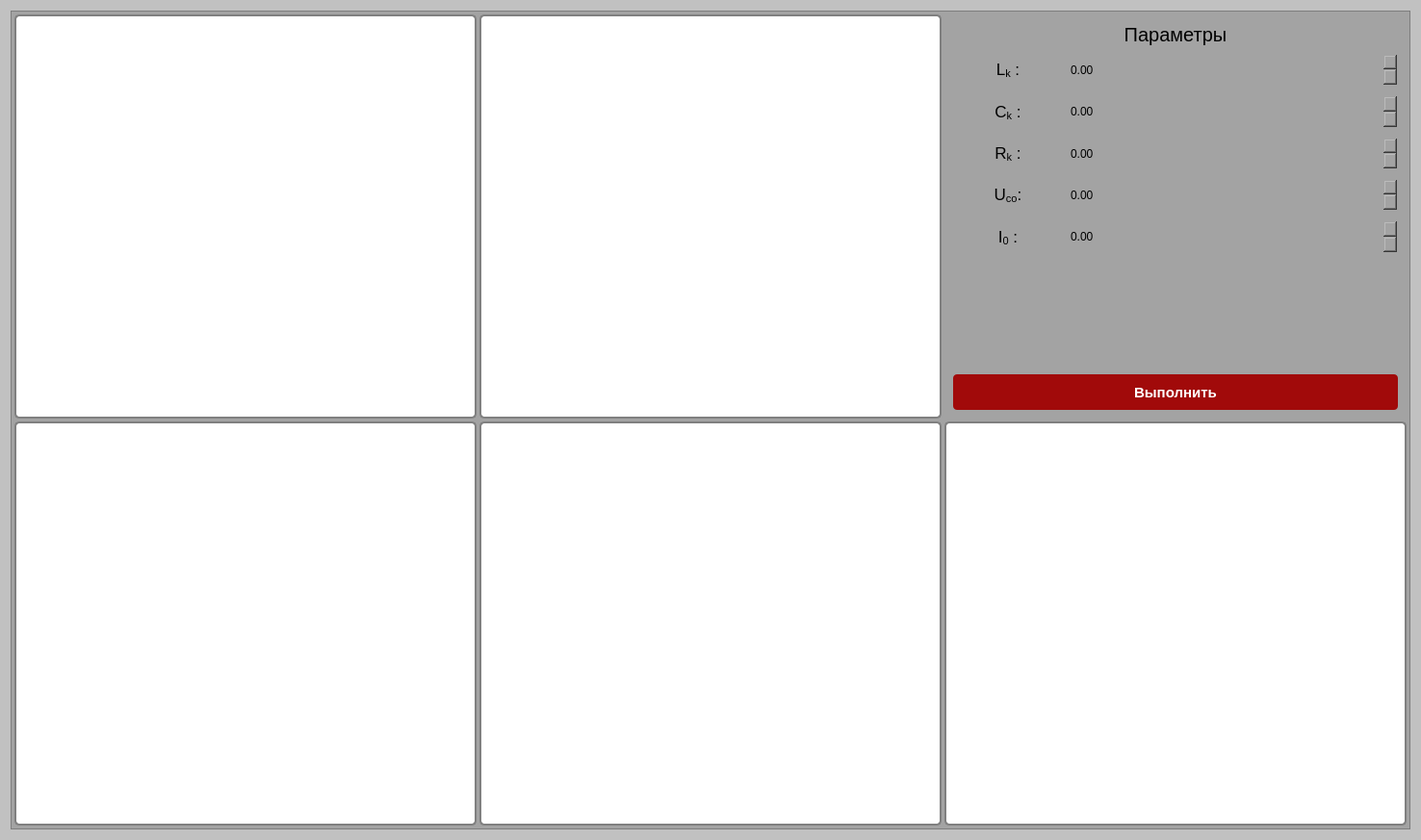
<?xml version="1.0" encoding="UTF-8"?>
<ui version="4.0">
 <class>MainWindow</class>
 <widget class="QMainWindow" name="MainWindow">
  <property name="geometry">
   <rect>
    <x>0</x>
    <y>0</y>
    <width>1476</width>
    <height>873</height>
   </rect>
  </property>
  <property name="sizePolicy">
   <sizepolicy hsizetype="Minimum" vsizetype="Minimum">
    <horstretch>0</horstretch>
    <verstretch>0</verstretch>
   </sizepolicy>
  </property>
  <property name="windowTitle">
   <string>MainWindow</string>
  </property>
  <property name="windowOpacity">
   <double>1.000000000000000</double>
  </property>
  <property name="styleSheet">
   <string notr="true">background-color: rgb(193, 193, 193);</string>
  </property>
  <property name="toolButtonStyle">
   <enum>Qt::ToolButtonIconOnly</enum>
  </property>
  <property name="documentMode">
   <bool>false</bool>
  </property>
  <widget class="QWidget" name="centralwidget">
   <layout class="QHBoxLayout" name="horizontalLayout">
    <item>
     <widget class="QFrame" name="frame">
      <property name="sizePolicy">
       <sizepolicy hsizetype="Fixed" vsizetype="Fixed">
        <horstretch>0</horstretch>
        <verstretch>0</verstretch>
       </sizepolicy>
      </property>
      <property name="styleSheet">
       <string notr="true">background-color: rgb(163, 163, 163);</string>
      </property>
      <property name="frameShape">
       <enum>QFrame::StyledPanel</enum>
      </property>
      <property name="frameShadow">
       <enum>QFrame::Raised</enum>
      </property>
      <layout class="QGridLayout" name="gridLayout">
       <property name="leftMargin">
        <number>3</number>
       </property>
       <property name="topMargin">
        <number>3</number>
       </property>
       <property name="rightMargin">
        <number>3</number>
       </property>
       <property name="bottomMargin">
        <number>3</number>
       </property>
       <property name="spacing">
        <number>3</number>
       </property>
       <item row="3" column="2">
        <widget class="QCustomPlot" name="GraphWidget_5" native="true">
         <property name="minimumSize">
          <size>
           <width>480</width>
           <height>420</height>
          </size>
         </property>
         <property name="styleSheet">
          <string notr="true">border: 2px solid gray;
border-radius: 5px;
background-color: rgb(255, 255, 255);</string>
         </property>
        </widget>
       </item>
       <item row="1" column="0">
        <widget class="QCustomPlot" name="GraphWidget_1" native="true">
         <property name="minimumSize">
          <size>
           <width>480</width>
           <height>420</height>
          </size>
         </property>
         <property name="styleSheet">
          <string notr="true">border: 2px solid gray;
border-radius: 5px;
background-color: rgb(255, 255, 255);</string>
         </property>
        </widget>
       </item>
       <item row="1" column="1">
        <widget class="QCustomPlot" name="GraphWidget_2" native="true">
         <property name="enabled">
          <bool>true</bool>
         </property>
         <property name="minimumSize">
          <size>
           <width>480</width>
           <height>420</height>
          </size>
         </property>
         <property name="styleSheet">
          <string notr="true">background-color: rgb(255, 255, 255);
border: 2px solid gray;
border-radius: 5px;</string>
         </property>
        </widget>
       </item>
       <item row="3" column="0">
        <widget class="QCustomPlot" name="GraphWidget_3" native="true">
         <property name="minimumSize">
          <size>
           <width>480</width>
           <height>420</height>
          </size>
         </property>
         <property name="styleSheet">
          <string notr="true">border: 2px solid gray;
border-radius: 5px;
background-color: rgb(255, 255, 255);</string>
         </property>
        </widget>
       </item>
       <item row="3" column="1">
        <widget class="QCustomPlot" name="GraphWidget_4" native="true">
         <property name="minimumSize">
          <size>
           <width>480</width>
           <height>420</height>
          </size>
         </property>
         <property name="styleSheet">
          <string notr="true">border: 2px solid gray;
border-radius: 5px;
background-color: rgb(255, 255, 255);</string>
         </property>
        </widget>
       </item>
       <item row="1" column="2">
        <widget class="QFrame" name="frame_2">
         <property name="sizePolicy">
          <sizepolicy hsizetype="Preferred" vsizetype="Preferred">
           <horstretch>0</horstretch>
           <verstretch>0</verstretch>
          </sizepolicy>
         </property>
         <property name="styleSheet">
          <string notr="true">background-color: qlineargradient(x1: 0, y1: 0, x2: 0, y2: 1,
                                      stop: 0 #E0E0E0, stop: 1 #FFFFFF);
border-radius: 2px;</string>
         </property>
         <property name="frameShape">
          <enum>QFrame::StyledPanel</enum>
         </property>
         <property name="frameShadow">
          <enum>QFrame::Raised</enum>
         </property>
         <layout class="QGridLayout" name="gridLayout_2">
          <item row="3" column="1">
           <widget class="QDoubleSpinBox" name="Rk_dataWidget">
            <property name="sizePolicy">
             <sizepolicy hsizetype="Minimum" vsizetype="Expanding">
              <horstretch>0</horstretch>
              <verstretch>1</verstretch>
             </sizepolicy>
            </property>
           </widget>
          </item>
          <item row="6" column="0" colspan="2">
           <widget class="QFrame" name="frame_3">
            <property name="sizePolicy">
             <sizepolicy hsizetype="Preferred" vsizetype="Preferred">
              <horstretch>0</horstretch>
              <verstretch>3</verstretch>
             </sizepolicy>
            </property>
            <property name="frameShape">
             <enum>QFrame::StyledPanel</enum>
            </property>
            <property name="frameShadow">
             <enum>QFrame::Raised</enum>
            </property>
           </widget>
          </item>
          <item row="0" column="0" colspan="2">
           <widget class="QLabel" name="label">
            <property name="sizePolicy">
             <sizepolicy hsizetype="Preferred" vsizetype="Preferred">
              <horstretch>0</horstretch>
              <verstretch>0</verstretch>
             </sizepolicy>
            </property>
            <property name="styleSheet">
             <string notr="true">font-size: 20px;</string>
            </property>
            <property name="text">
             <string>Параметры</string>
            </property>
            <property name="alignment">
             <set>Qt::AlignCenter</set>
            </property>
           </widget>
          </item>
          <item row="5" column="0">
           <widget class="QLabel" name="label_6">
            <property name="styleSheet">
             <string notr="true">font-size: 13pt;</string>
            </property>
            <property name="text">
             <string>&lt;html&gt;&lt;head/&gt;&lt;body&gt;&lt;p&gt;I&lt;span style=&quot; vertical-align:sub;&quot;&gt;0&lt;/span&gt; :&lt;/p&gt;&lt;/body&gt;&lt;/html&gt;</string>
            </property>
            <property name="alignment">
             <set>Qt::AlignCenter</set>
            </property>
           </widget>
          </item>
          <item row="4" column="0">
           <widget class="QLabel" name="label_5">
            <property name="styleSheet">
             <string notr="true">font-size: 13pt;</string>
            </property>
            <property name="text">
             <string>&lt;html&gt;&lt;head/&gt;&lt;body&gt;&lt;p&gt;U&lt;span style=&quot; vertical-align:sub;&quot;&gt;co&lt;/span&gt;:&lt;/p&gt;&lt;/body&gt;&lt;/html&gt;</string>
            </property>
            <property name="alignment">
             <set>Qt::AlignCenter</set>
            </property>
           </widget>
          </item>
          <item row="1" column="1">
           <widget class="QDoubleSpinBox" name="Lk_dataWidget">
            <property name="sizePolicy">
             <sizepolicy hsizetype="Minimum" vsizetype="Expanding">
              <horstretch>3</horstretch>
              <verstretch>1</verstretch>
             </sizepolicy>
            </property>
            <property name="styleSheet">
             <string notr="true">QSpinBox{
border-redius: 4pr;
font: 11pt;
}
QSpinBox::down-button{
border-redius: 4pr;
}</string>
            </property>
            <property name="minimum">
             <double>-9999999.000000000000000</double>
            </property>
            <property name="maximum">
             <double>999999.000000000000000</double>
            </property>
           </widget>
          </item>
          <item row="5" column="1">
           <widget class="QDoubleSpinBox" name="Io_dataWidget">
            <property name="sizePolicy">
             <sizepolicy hsizetype="Minimum" vsizetype="Expanding">
              <horstretch>0</horstretch>
              <verstretch>1</verstretch>
             </sizepolicy>
            </property>
           </widget>
          </item>
          <item row="7" column="0" colspan="2">
           <widget class="QPushButton" name="pushButton">
            <property name="sizePolicy">
             <sizepolicy hsizetype="Minimum" vsizetype="Expanding">
              <horstretch>0</horstretch>
              <verstretch>1</verstretch>
             </sizepolicy>
            </property>
            <property name="styleSheet">
             <string notr="true">QPushButton{
background-color: rgb(161, 10, 10);
color: rgb(255, 255, 255);
border-radius: 4px;
font: bold 15px;
selection-color: rgb(217, 217, 217);
}
QPushButton:pressed {
    background-color: rgb(224, 0, 0);
}</string>
            </property>
            <property name="text">
             <string>Выполнить</string>
            </property>
           </widget>
          </item>
          <item row="1" column="0">
           <widget class="QLabel" name="label_2">
            <property name="sizePolicy">
             <sizepolicy hsizetype="Preferred" vsizetype="Preferred">
              <horstretch>1</horstretch>
              <verstretch>1</verstretch>
             </sizepolicy>
            </property>
            <property name="styleSheet">
             <string notr="true">font-size: 13pt;</string>
            </property>
            <property name="text">
             <string>&lt;html&gt;&lt;head/&gt;&lt;body&gt;&lt;p&gt;L&lt;span style=&quot; vertical-align:sub;&quot;&gt;k&lt;/span&gt; :&lt;/p&gt;&lt;/body&gt;&lt;/html&gt;</string>
            </property>
            <property name="alignment">
             <set>Qt::AlignCenter</set>
            </property>
           </widget>
          </item>
          <item row="3" column="0">
           <widget class="QLabel" name="label_4">
            <property name="styleSheet">
             <string notr="true">font-size: 13pt;</string>
            </property>
            <property name="text">
             <string>&lt;html&gt;&lt;head/&gt;&lt;body&gt;&lt;p&gt;R&lt;span style=&quot; vertical-align:sub;&quot;&gt;k&lt;/span&gt; :&lt;/p&gt;&lt;/body&gt;&lt;/html&gt;</string>
            </property>
            <property name="alignment">
             <set>Qt::AlignCenter</set>
            </property>
           </widget>
          </item>
          <item row="2" column="0">
           <widget class="QLabel" name="label_3">
            <property name="styleSheet">
             <string notr="true">font-size: 13pt;</string>
            </property>
            <property name="text">
             <string>&lt;html&gt;&lt;head/&gt;&lt;body&gt;&lt;p&gt;C&lt;span style=&quot; vertical-align:sub;&quot;&gt;k&lt;/span&gt; :&lt;/p&gt;&lt;/body&gt;&lt;/html&gt;</string>
            </property>
            <property name="alignment">
             <set>Qt::AlignCenter</set>
            </property>
           </widget>
          </item>
          <item row="2" column="1">
           <widget class="QDoubleSpinBox" name="Ck_dataWidget">
            <property name="sizePolicy">
             <sizepolicy hsizetype="Minimum" vsizetype="Expanding">
              <horstretch>0</horstretch>
              <verstretch>1</verstretch>
             </sizepolicy>
            </property>
            <property name="maximum">
             <double>99990000.000000000000000</double>
            </property>
           </widget>
          </item>
          <item row="4" column="1">
           <widget class="QDoubleSpinBox" name="Uco_dataWidget">
            <property name="sizePolicy">
             <sizepolicy hsizetype="Minimum" vsizetype="Expanding">
              <horstretch>0</horstretch>
              <verstretch>1</verstretch>
             </sizepolicy>
            </property>
           </widget>
          </item>
         </layout>
        </widget>
       </item>
      </layout>
     </widget>
    </item>
   </layout>
  </widget>
 </widget>
 <customwidgets>
  <customwidget>
   <class>QCustomPlot</class>
   <extends>QWidget</extends>
   <header>qcustomplot.h</header>
   <container>1</container>
  </customwidget>
 </customwidgets>
 <resources/>
 <connections/>
</ui>
